Frame 1 (no input): blank canvas, image omitted
Frame 60 (the mouse pressed at the canvas centre just before this capture): blank canvas, image omitted
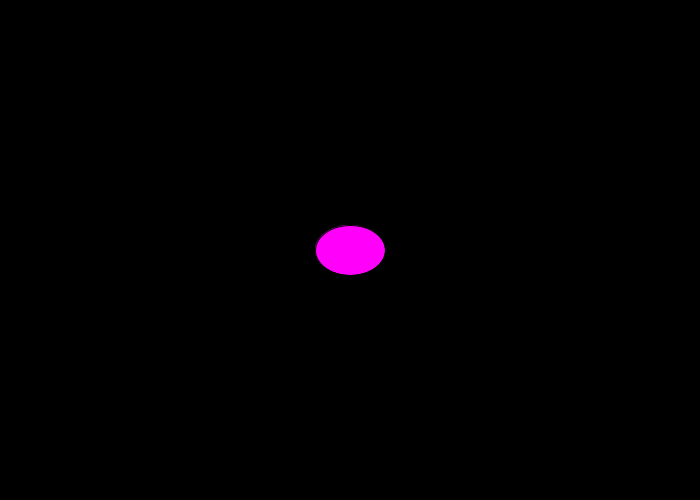
Frame 120 (the mouse held since frame 60 and released just before this capture)

The Processing sketch whose frames 1 and 60 were blank and that drew this single picture after the mouse press (run headless with seeded random() and noise(); from frame 60 on, the mouse is pressed at the canvas centre):

// Processing sketch: processing_153073
// ── processing_153073.pde


// Introducing Processing at ProcessingCairo
// June 2014
// http://processingcairo.tumblr.com/

  


// 0. introduce run and stop

// 1. run with setup and draw empty 

//This is a comment

/* 
this
is
a block of
comments
*/

void setup(){  
  
// 2. let's make it bigger
size(700,500);

// 3. print something once 
// print("ay kalam");

// 9. what happens when you color the background here?
background(0);
  
}


void draw(){

 
// 7. give your background a color
//background(0);
  
// 4. print here and see it print forever
// print("ay kalam");

// 6. give your text a color
//fill(0,255,0);

// 12. let's play with the colors
fill(mouseX,0, mouseY);

// noFill();
// stroke(mouseX,0, mouseY);

// 5. write in window, we need a position here 
//text("ay 7aga", 400,300);
// you can also introduce int x = 400; int y = 300; text("Adef camp 2013", x,y);

// 8. make the text follow the mouse
//text("Follow me", mouseX, mouseY);
//text(tex[int(random(0,4))], mouseX, mouseY);
//text(tex[int(random(0,4))], mouseX+50, mouseY);

// 10. now we want to clear the drawing, so
 if (mousePressed){
  background(0);
 }


// 13. No outline
//noStroke();

// 11. now let's draw a rectangle
// we need x, y, width and height
// rect(mouseX, mouseY, 50, 50);


// 14. we can also try speed of mouse as input
//ellipse( mouseX, mouseY, 100, 100);
ellipse( mouseX, mouseY, pmouseX/5, pmouseY/5);
 
  
}
